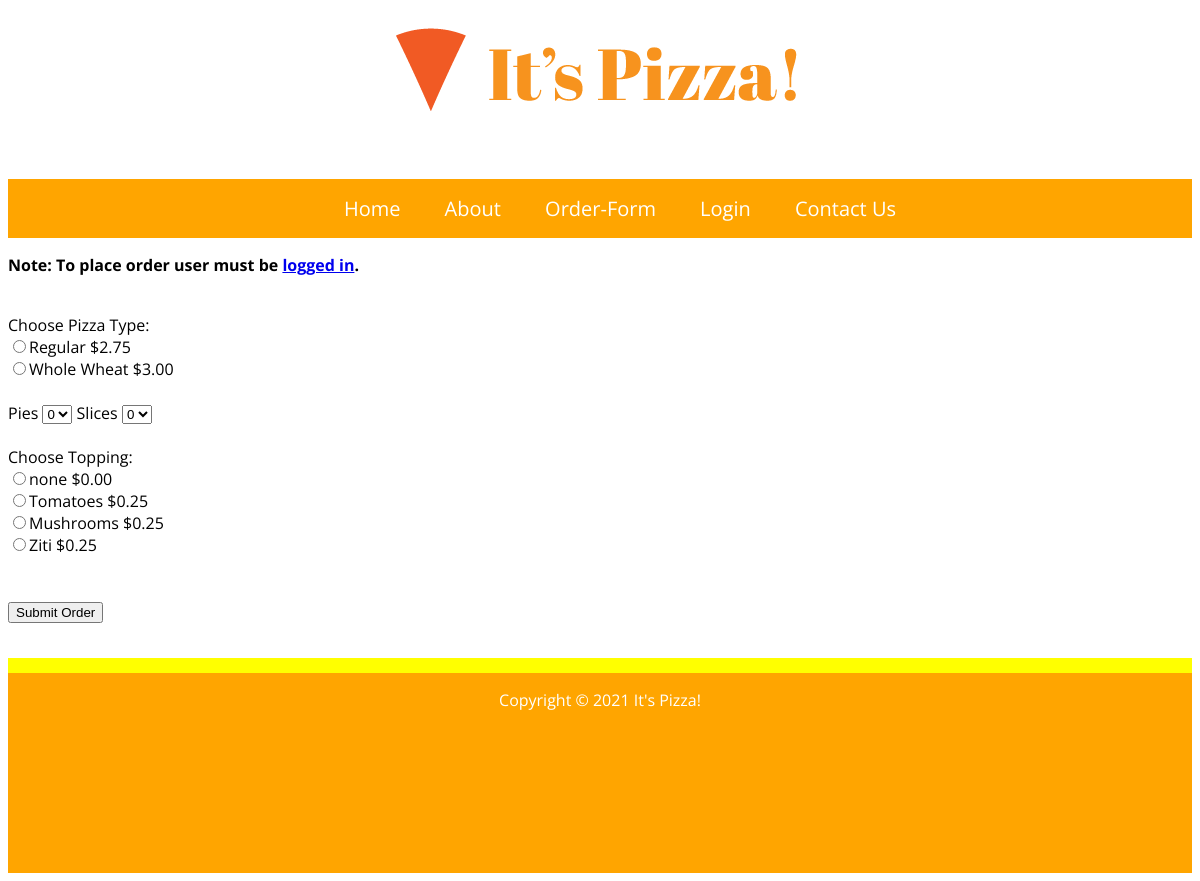
The page /form.php on the database its author committed.
### tables this page shows
CREATE TABLE `pizzas` (
  `PizzaID` int(11) NOT NULL,
  `Name` varchar(255) NOT NULL,
  `Price` decimal(4,2) NOT NULL
);

CREATE TABLE `toppings` (
  `ToppingsID` int(11) NOT NULL,
  `Name` varchar(255) NOT NULL,
  `Price` decimal(4,2) NOT NULL
);

### form.php (the view, shortened to what this page needs)
<?php include "header.php"; ?>
<?php
    require_once 'mysqli.connect.php';
    if(!isset($_SESSION['LoggedIn']) || $_SESSION['LoggedIn'] == false) {
        echo '<p><b>Note: To place order user must be <a href="login.php">logged in</a>.</b></p>';
    }
?>
<div class="form">
    <form action="form.response.php" name="orderForm" method="post">
        <br>
        Choose Pizza Type: <br>
        <?php
        $query = "SELECT * FROM pizzas";
        $result = mysqli_query($conn, $query);
        while ($row = mysqli_fetch_array($result)) {
            echo '<input type="RADIO" name="pizzaType" value="' . $row['Name'] . '" >' . $row['Name'] . ' $' . $row['Price'] . '<br>';
        }
        ?>
        <br>
        Pies <select name="pieQty" id="piesQty">
            <option value="0" SELECTED>0</option>
        </select>
        Slices <select name="sliceQty" id="slicesQty">
            <option value="0" SELECTED>0</option>
        </select> <br>
        <br>
        Choose Topping: <br>
         <?php
        $query = "SELECT * FROM toppings";
        $result = mysqli_query($conn, $query);
        while ($row = mysqli_fetch_array($result)) {
            echo '<input type="RADIO" name="toppingType" value="' .  $row['Name'] . '" >' .  $row['Name'] . ' $' . $row['Price'] . '<br>';
        }
        ?>
        <br>
        <br>
        <input type="SUBMIT" name="submitButton" value="Submit Order">
    </form>
</div>
<?php
include "footer.php";

### css/styles.css (style rules this page uses)
:root { --maincolor: orange; --accentone: yellow; }
html { margin: 0; padding: 0; }
body { font-family: 'Open Sans', sans-serif; background-color: white; position: relative; min-height: 100vh; }

### rows shown on the page
pizzas: Name "Regular", Price "2.75"
pizzas: Name "Whole Wheat", Price "3.00"
toppings: Name "none", Price "0.00"
toppings: Name "Tomatoes", Price "0.25"
toppings: Name "Mushrooms", Price "0.25"
toppings: Name "Ziti", Price "0.25"
